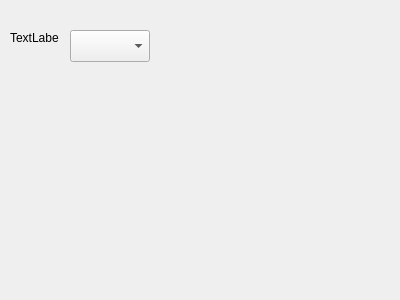
<?xml version="1.0" encoding="UTF-8"?>
<ui version="4.0">
 <class>SpecimenWidget</class>
 <widget class="QWidget" name="SpecimenWidget">
  <property name="geometry">
   <rect>
    <x>0</x>
    <y>0</y>
    <width>400</width>
    <height>300</height>
   </rect>
  </property>
  <property name="windowTitle">
   <string>Form</string>
  </property>
  <widget class="QComboBox" name="comboBox">
   <property name="geometry">
    <rect>
     <x>70</x>
     <y>30</y>
     <width>80</width>
     <height>32</height>
    </rect>
   </property>
  </widget>
  <widget class="QLabel" name="specimenTypeLabel">
   <property name="geometry">
    <rect>
     <x>10</x>
     <y>30</y>
     <width>49</width>
     <height>15</height>
    </rect>
   </property>
   <property name="text">
    <string>TextLabel</string>
   </property>
  </widget>
 </widget>
 <resources/>
 <connections/>
</ui>
